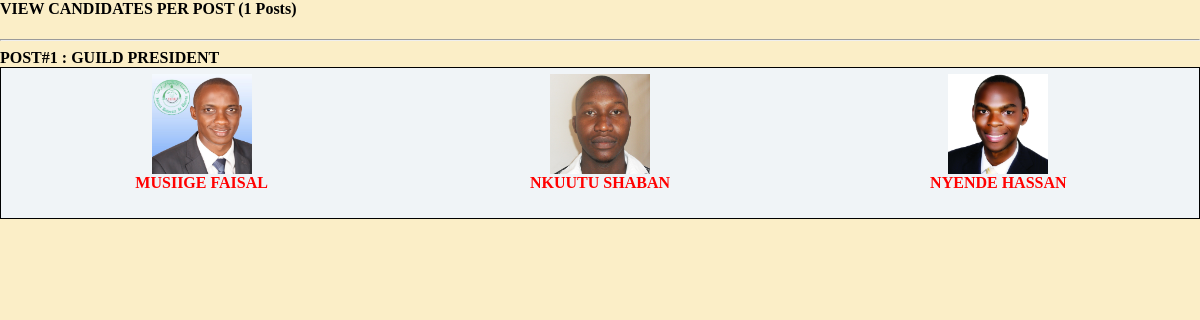
/Post/PostsCandidates.php, run on the app's committed database.
### tables this page shows
CREATE TABLE `posts` (
  `PostID` tinyint(3) unsigned NOT NULL AUTO_INCREMENT,
  `PostName` varchar(45) NOT NULL,
  `Rank` tinyint(3) unsigned NOT NULL DEFAULT '0',
  `Standard` char(15) NOT NULL DEFAULT 'Both',
  PRIMARY KEY (`PostID`)
);

CREATE TABLE `candidate` (
  `CandidateID` tinyint(3) unsigned NOT NULL AUTO_INCREMENT,
  `CandidateName` varchar(45) NOT NULL,
  `PostID` tinyint(3) unsigned NOT NULL,
  `ImageURL` char(100) NOT NULL DEFAULT '../Images/noavatar.jpg',
  `SecImageURL` char(100) NOT NULL DEFAULT 'Images/noavatar.jpg',
  PRIMARY KEY (`CandidateID`),
  KEY `FK_candidate_posts` (`PostID`),
  CONSTRAINT `FK_candidate_posts` FOREIGN KEY (`PostID`) REFERENCES `posts` (`PostID`) ON DELETE CASCADE ON UPDATE CASCADE
);

### Post/PostsCandidates.php (the view, shortened to what this page needs)
<link rel="stylesheet" type="text/css" href="../stylesheet.css"/>
<?php
	$Result1 = mysql_query("SELECT * FROM Posts ORDER BY Rank ASC");
	echo '<h4>VIEW CANDIDATES PER POST ('.mysql_num_rows($Result1).' Posts)</h4><hr>';
	$i = 1;
	while($Row1 = mysql_fetch_row($Result1))
	{
		echo '<b>POST#'.$i.' : '.$Row1[1].'</b><br>';
		?>
			<div id="table" style="height:150px; margin-bottom:8px; background-image:url(../Images/1.jpg); background-repeat:repeat;">
				<?php
					$Result2 = mysql_query("SELECT * FROM candidate WHERE PostID = '".$Row1[0]."' ORDER BY CandidateName ASC");
					if(mysql_num_rows($Result2) > 0)
					{
						?>
							<table width="100%" cellpadding="3" cellspacing="3">
								<tr>
									<?php
										$Wid = 100 / mysql_num_rows($Result2);
										while($Row2 = mysql_fetch_row($Result2))
										{
											echo '<td align=center width='.$Wid.'%>';
											echo '<img src='.$Row2[3].' height=100px width=100px /><br>';
											echo '<b><a href=CandidateDetails.php?XY='.$Row2[0].'>'.$Row2[1].'</a></b>';
											echo '</td>';
										}
									?>
								</tr>
							</table>
						<?php
					}
					else
						echo '<br><center><b style=font-size:9px;color:Blue;>There are No Candidates in this Post yet</b></center>';
				?>
			</div>
		<?php
		$i += 1;
	}
?>

### stylesheet.css (style rules this page uses)
#table { border-bottom:solid black 1px; border-top:solid black 1px; border-left:solid black 1px; border-right:solid black 1px; }
a, a:link, a:visited { text-decoration:none; color:#FF0000; }

### data on the page
posts: PostName "GUILD PRESIDENT"
candidate: $Wid 33.333333333333 (drawn), ImageURL (picture), CandidateName "MUSIIGE FAISAL"
candidate: $Wid 33.333333333333 (drawn), ImageURL (picture), CandidateName "NKUUTU SHABAN"
candidate: $Wid 33.333333333333 (drawn), ImageURL (picture), CandidateName "NYENDE HASSAN"

### other printed values
mysql_num_rows($Result1) "1"
